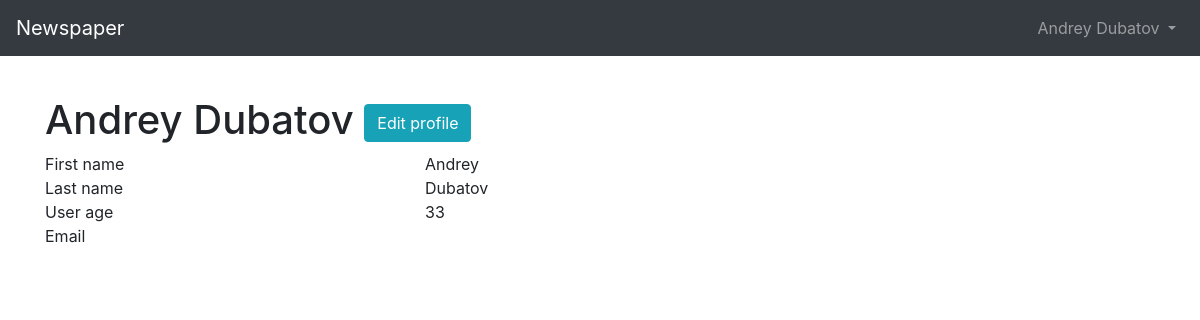
Page /users/2/ (signed in) on the committed database.
### users/models.py (models this page shows)
class CustomUser(AbstractUser):
    age = models.PositiveIntegerField(null=True, blank=True)
    def __str__(self):
        return f'{self.first_name} {self.last_name}'

### users/views.py (the view)
# urls.py: path('<int:pk>/', UserDetailView.as_view(), name='user_detail'),
class UserDetailView(DetailView):
    model = get_user_model()
    template_name = 'user_detail.html'
    context_name = 'user'
    def get_context_data(self, **kwargs):
        context = super().get_context_data(**kwargs)
        context['auth_user'] = get_user(self.request)
        return context

### templates/user_detail.html (shortened to what this page needs)
{% extends 'base.html' %}
{% block content %}
<h1>{{ user }}
{% if user.is_authenticated and user == auth_user %}
    <a href="{% url 'user_update' user.pk %}"><button class="btn btn-info">Edit profile</button></a>
{% endif %}
</h1>
<div class="row ">
    <div class="col-sm-4">First name</div>
    <div class="col-sm-8">{{ user.first_name }}</div>
</div>
<div class="row ">
    <div class="col-sm-4">Last name</div>
    <div class="col-sm-8">{{ user.last_name }}</div>
</div>
<div class="row ">
    <div class="col-sm-4">User age</div>
    <div class="col-sm-8">{{ user.age }}</div>
</div>
<div class="row">
    <div class="col-sm-4">Email</div>
    <div class="col-sm-8">{{ user.email }}</div>
</div>
{% endblock content %}

### templates/base.html (shortened to what this page needs)
<!doctype html>
<html lang="en"> <head>
<link rel="stylesheet" href="https://stackpath.bootstrapcdn.com/bootstrap/4.1.3/css/bootstrap.min.css"
crossorigin="anonymous">
<title>{% block title %}Newspaper App{% endblock title %}</title> </head>
<body>
<nav class="navbar navbar-expand-md navbar-dark bg-dark mb-4">
     <a class="navbar-brand" href="{% url 'home' %}">Newspaper</a>
<div class="collapse navbar-collapse" id="navbarCollapse">
{% if user.is_authenticated %} <ul class="navbar-nav ml-auto">
<li class="nav-item">
<a class="nav-link dropdown-toggle" href="#" id="userMenu"
                data-toggle="dropdown" aria-haspopup="true"
                aria-expanded="false">
                {% if user.first_name or user.last_name %}
                {{ user.first_name }} {{ user.last_name }}
                {% else %}
                {{ user.username }}
                {% endif %}
</a>
 </li>
</ul>
{% else %}
<form class="form-inline ml-auto">
<a href="{% url 'login' %}" class="btn btn-outline-secondary"> Log In</a>
<a href="{% url 'signup' %}" class="btn btn-primary ml-2"> Sign up</a>
</form> {% endif %}
</div> </nav>
<div class="container overflow-hidden py-3">
{% block content %}
{% endblock content %}
</div>
</body> </html>

### rows in the picture
CustomUser: first_name "Andrey", last_name "Dubatov", first_name+last_name "Andrey Dubatov", age "33"
